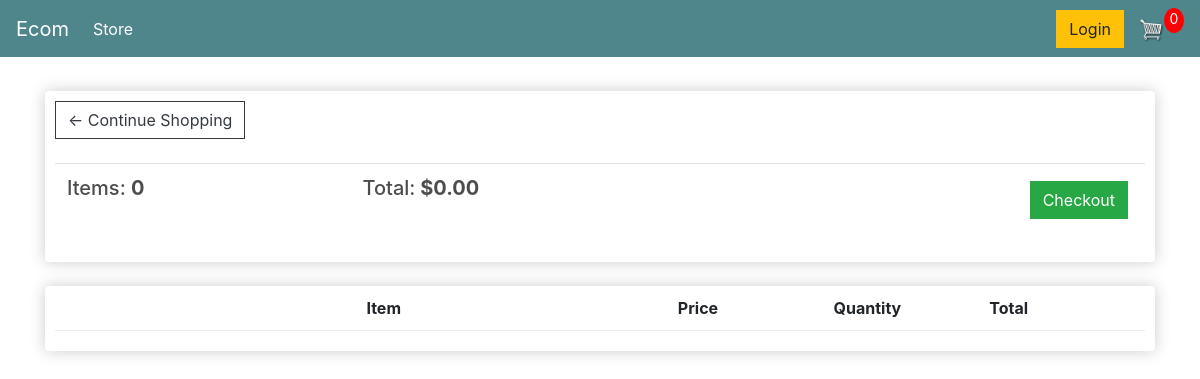
The page /cart/ (signed in) on the database as committed earlier.
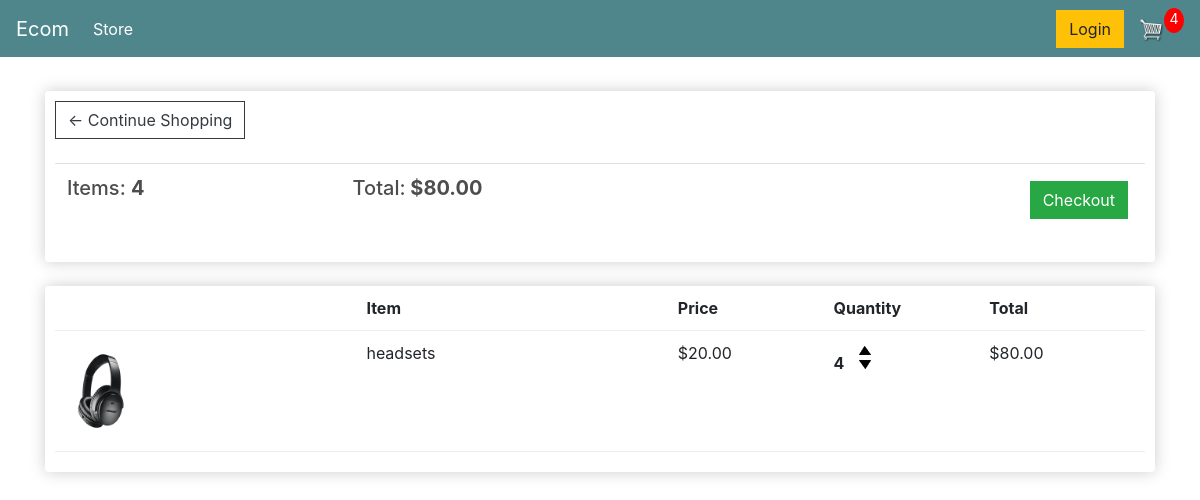
The same page on the database as committed later.
### store/models.py (models this page shows, shortened)
class Order(models.Model):
	customer = models.ForeignKey(Customer, on_delete=models.SET_NULL, null=True, blank=True)
	date_ordered = models.DateTimeField(auto_now_add=True)
	complete = models.BooleanField(default=False)
	transaction_id = models.CharField(max_length=100, null=True)
	@property
	def get_cart_total(self):
		orderitems = self.orderitem_set.all()
		total = sum([item.get_total for item in orderitems])
		return total
	@property
	def get_cart_items(self):
		orderitems = self.orderitem_set.all()
		total = sum([item.quantity for item in orderitems])
		return total

class OrderItem(models.Model):
	product = models.ForeignKey(Product, on_delete=models.SET_NULL, null=True)
	order = models.ForeignKey(Order, on_delete=models.SET_NULL, null=True)
	quantity = models.IntegerField(default=0, null=True, blank=True)
	date_added = models.DateTimeField(auto_now_add=True)
	@property
	def get_total(self):
		total = self.product.price * self.quantity
		return total

class Product(models.Model):
	name = models.CharField(max_length=200)
	price = models.FloatField()
	digital = models.BooleanField(default=False,null=True, blank=True)
	image = models.ImageField(null=True, blank=True)
	@property
	def imageURL(self):
		try:
			url = self.image.url
		except:
			url = ''
		return url

### store/views.py (the view)
# urls.py: path('cart/', views.cart, name="cart"),
def cart(request):
	data = cartData(request)
	cartItems = data['cartItems']
	order = data['order']
	items = data['items']
	context = {'items':items, 'order':order, 'cartItems':cartItems}
	return render(request, 'store/cart.html', context)

### store/utils.py (called while the page is built)
def cartData(request):
	if request.user.is_authenticated:
		order, created = Order.objects.get_or_create(complete=False)
		items = order.orderitem_set.all()
		cartItems = order.get_cart_items
	else:
		cookieData = cookieCart(request)
		cartItems = cookieData['cartItems']
		order = cookieData['order']
		items = cookieData['items']
	return {'cartItems':cartItems ,'order':order, 'items':items}

### store/templates/store/cart.html
{% extends 'store/main.html' %}
{% load static %}
{% block content %}
	<div class="row">
		<div class="col-lg-12">
			<div class="box-element">
				<a  class="btn btn-outline-dark" href="{% url 'store' %}">&#x2190; Continue Shopping</a>
				<br>
				<br>
				<table class="table">
					<tr>
						<th><h5>Items: <strong>{{order.get_cart_items}}</strong></h5></th>
						<th><h5>Total:<strong> ${{order.get_cart_total|floatformat:2}}</strong></h5></th>
						<th>
							<a  style="float:right; margin:5px;" class="btn btn-success" href="{% url 'checkout' %}">Checkout</a>
						</th>
					</tr>
				</table>
			</div>
			<br>
			<div class="box-element">
				<div class="cart-row">
					<div style="flex:2"></div>
					<div style="flex:2"><strong>Item</strong></div>
					<div style="flex:1"><strong>Price</strong></div>
					<div style="flex:1"><strong>Quantity</strong></div>
					<div style="flex:1"><strong>Total</strong></div>
				</div>
				{% for item in items %}
				<div class="cart-row">
					<div style="flex:2"><img class="row-image" src="{{item.product.imageURL}}"></div>
					<div style="flex:2"><p>{{item.product.name}}</p></div>
					<div style="flex:1"><p>${{item.product.price|floatformat:2}}</p></div>
					<div style="flex:1">
						<p class="quantity">{{item.quantity}}</p>
						<div class="quantity">
							<img data-product="{{item.product.id}}" data-action="add" class="chg-quantity update-cart" src="{% static  'images/arrow-up.png' %}">
							<img data-product="{{item.product.id}}" data-action="remove" class="chg-quantity update-cart" src="{% static  'images/arrow-down.png' %}">
						</div>
					</div>
					<div style="flex:1"><p>${{item.get_total|floatformat:2}}</p></div>
				</div>
				{% endfor %}
			</div>
		</div>
	</div>
{% endblock content %}

### store/templates/store/main.html (shortened to what this page needs)
<!DOCTYPE html> {% load static %}
<html>
<head>
    <link rel="stylesheet" href="https://stackpath.bootstrapcdn.com/bootstrap/4.4.1/css/bootstrap.min.css">
    <link rel="stylesheet" type="text/css" href="{% static 'css/main.css' %}">
</head>
<body>
    <nav class="navbar navbar-expand-lg navbar-dark bg-dark">
        <a class="navbar-brand" href="{% url 'store' %}">Ecom</a>
        <div class="collapse navbar-collapse" id="navbarSupportedContent">
            <ul class="navbar-nav mr-auto">
                <li class="nav-item active">
                    <a class="nav-link" href="{% url 'store' %}">Store <span class="sr-only">(current)</span></a>
                </li>
            </ul>
            <div class="form-inline my-2 my-lg-0">
                <a href="#" class="btn btn-warning">Login</a>
                <a href="{% url 'cart' %}">
                    <img id="cart-icon" src="{% static 'images/cart.png' %}">
                </a>
                <p id="cart-total">{{cartItems}}</p>
            </div>
        </div>
    </nav>
    <div class="container">
        <br> {% block content %} {% endblock content %}
    </div>
</body>
</html>

### static/css/main.css (style rules this page uses)
body { background-color: #ffffff; }
h1, h2, h3, h4, h5, h6 { color: hsl(0, 0%, 30%); }
.box-element { box-shadow: hsl(0, 0%, 80%) 0 0 16px; background-color: #fff; border-radius: 4px; padding: 10px; }
.bg-dark { background-color: #4f868c!important; }
#cart-icon { width: 25px; display: inline-block; margin-left: 15px; }
#cart-total { display: block; text-align: center; color: #fff; background-color: red; width: 20px; height: 25px; border-radius: 50%; font-size: 14px; }
.col-lg-4, .col-lg-6, .col-lg-8, .col-lg-12 { margin-top: 10px; }
.btn { border-radius: 0; }
.row-image { width: 100px; }
.cart-row { display: flex; align-items: flex-stretch; padding-bottom: 10px; margin-bottom: 10px; border-bottom: 1px solid #ececec; }
.quantity { display: inline-block; font-weight: 700; padding-right: 10px; }
.chg-quantity { width: 12px; cursor: pointer; display: block; margin-top: 5px; transition: .1s; }

Rows that differ between the two databases and show on the page:
computed for Order: get_cart_items "0" → "4"; get_cart_total "0.00" → "80.00"
added OrderItem: product.imageURL (picture), product.name "headsets", product.price "20.00", quantity "4", get_total "80.00"
Other text that changed with them:
{{ cartItems }}: "0" → "4"
